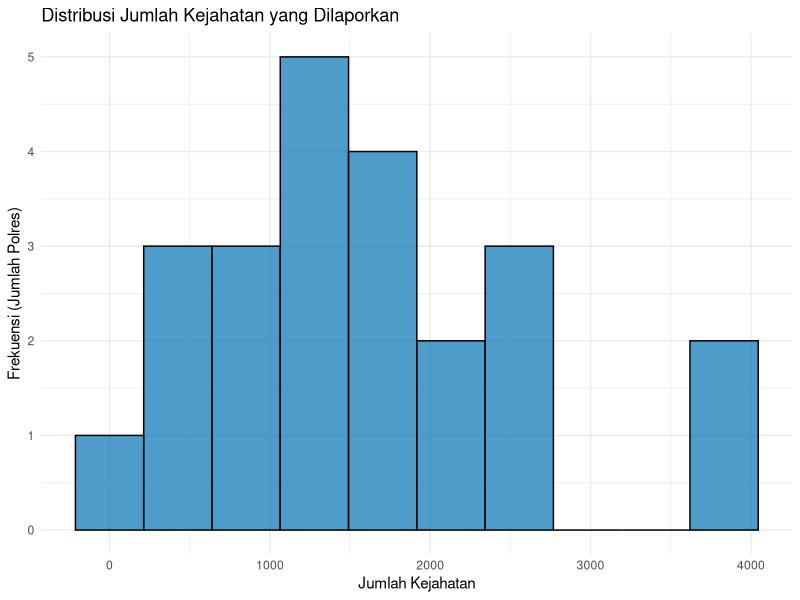
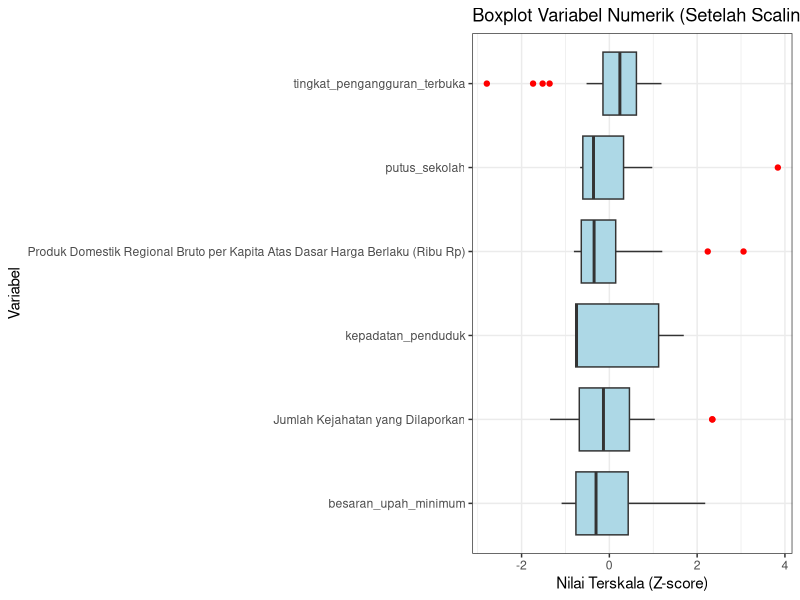
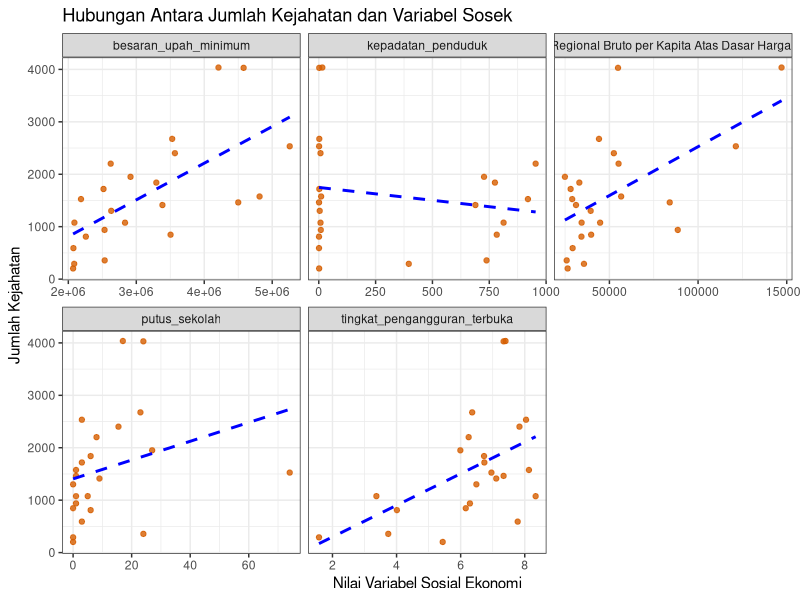

These figures' R source, in order:
## ---- chunk 1
# Memuat library yang diperlukan
library(knitr)    
library(ggplot2)  
library(tidyr)
library(readxl)
library(dplyr)
# 1. MEMUAT DATA
data_final <- read_excel("data_final_bersih.xlsx")
head(data_final)
## ---- chunk 2
# 2. Statistik deskriptif dasar (Min, Median, Mean, Max, Kuartil)
summary(data_final)

# 3. Menghitung Varians
varians_data <- data_final %>%
  select(where(is.numeric)) %>%  # Memilih hanya kolom numerik
  summarise(across(everything(), ~ var(.x, na.rm = TRUE))) %>%
  # Merapikan tabel untuk dibaca
  pivot_longer(everything(), names_to = "Variabel", values_to = "Varians")
kable(varians_data, caption = "Varians untuk Setiap Variabel Numerik")
## ---- chunk 3
# Membuat histogram untuk 'Jumlah Kejahatan yang Dilaporkan'
ggplot(data_final, aes(x = `Jumlah Kejahatan yang Dilaporkan`)) +
  geom_histogram(bins = 10, fill = "#0072B2", color = "black", alpha = 0.7) +
  labs(
    title = "Distribusi Jumlah Kejahatan yang Dilaporkan",
    x = "Jumlah Kejahatan",
    y = "Frekuensi (Jumlah Polres)"
  ) +
  theme_minimal()
## ---- chunk 4
# 1. Menyiapkan data: Pilih numerik -> scaling -> ubah ke format 'long'
data_scaled_long <- data_final %>%
  select(where(is.numeric)) %>%
  scale() %>% # Scaling data (Z-score)
  as.data.frame() %>%
  pivot_longer(everything(), names_to = "Variabel", values_to = "Nilai_Terskala")

# 2. Membuat boxplot
ggplot(data_scaled_long, aes(x = Variabel, y = Nilai_Terskala)) +
  geom_boxplot(fill = "lightblue", outlier.color = "red") +
  coord_flip() + # Memutar plot agar label variabel mudah dibaca
  labs(
    title = "Boxplot Variabel Numerik (Setelah Scaling)",
    x = "Variabel",
    y = "Nilai Terskala (Z-score)"
  ) +
  theme_bw()
## ---- chunk 5
# 1. Ubah data ke format 'long'
# Kita pisahkan variabel Sosial ekonomi (prediktor) dan Kejahatan (respon)
data_plot_long <- data_final %>%
  pivot_longer(
    cols = -c(`Satuan Wilayah Hukum`, `Jumlah Kejahatan yang Dilaporkan`),
    names_to = "Variabel_Sosek",
    values_to = "Nilai"
  )

# 2. Membuat scatter plot dengan facet_wrap
ggplot(data_plot_long, aes(x = Nilai, y = `Jumlah Kejahatan yang Dilaporkan`)) +
  geom_point(color = "#D55E00", alpha = 0.8) +
  geom_smooth(method = "lm", se = FALSE, color = "blue", linetype = "dashed") +
  # facet_wrap sangat penting di sini
  # scales = "free_x" mengizinkan sumbu X memiliki skala berbeda-beda
  facet_wrap(~ Variabel_Sosek, scales = "free_x", ncol = 3) +
  labs(
    title = "Hubungan Antara Jumlah Kejahatan dan Variabel Sosek",
    x = "Nilai Variabel Sosial Ekonomi",
    y = "Jumlah Kejahatan"
  ) +
  theme_bw()
